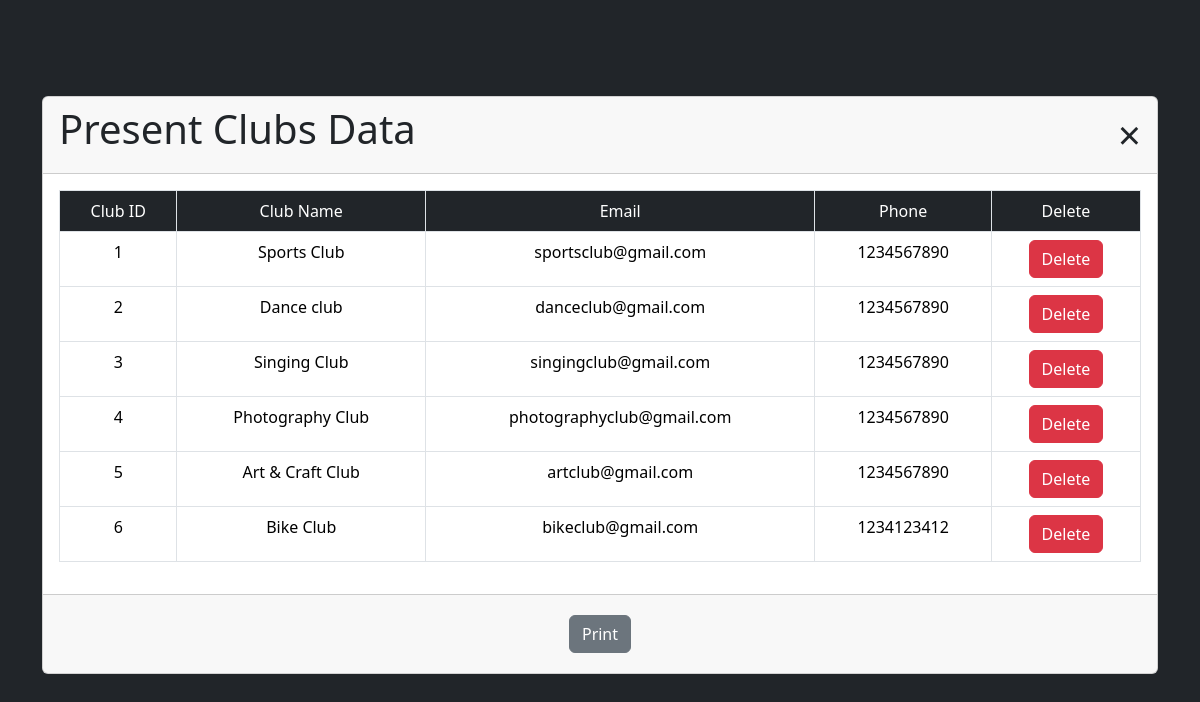
The app's page /viewclub.php (signed in) with its own data.
### tables this page shows
CREATE TABLE `club` (
  `club_id` bigint(20) NOT NULL,
  `user_name` varchar(50) NOT NULL,
  `name` varchar(50) NOT NULL,
  `email` varchar(50) NOT NULL,
  `phone` bigint(20) NOT NULL
);

### viewclub.php (the view, shortened to what this page needs)
<?php
require_once('connection.php');
$query = "SELECT * FROM club";
$res = mysqli_query($con, $query);
?>
<!DOCTYPE html>
<html lang="en">
<head>
    <link href="https://cdn.jsdelivr.net/npm/bootstrap@5.3.2/dist/css/bootstrap.min.css" rel="stylesheet"
>
    <link rel="stylesheet" href="https://cdnjs.cloudflare.com/ajax/libs/font-awesome/6.0.0-beta3/css/all.min.css"
 />
    <link rel="stylesheet" href="https://cdnjs.cloudflare.com/ajax/libs/font-awesome/6.2.0/css/all.min.css"
 />
</head>
<body class="bg-dark">
    <div class="container">
        <div class="row mt-5">
            <div class="column">
                <div class="card mt-5">
                    <div class="card-header">
                        <h2 class="display-6">Present Clubs Data</h2>
                        <span id="closeModal">&times;</span>
                    </div>
                    <div class="card-body">
                        <div class="table-responsive">
                            <table class="table table-bordered text-center">
                                <tr>
                                    <td class="bg-dark text-white"> Club ID </td>
                                    <td class="bg-dark text-white"> Club Name </td>
                                    <td class="bg-dark text-white"> Email </td>
                                    <td class="bg-dark text-white"> Phone </td>
                                    <td class="bg-dark text-white"> Delete </td>
                                </tr>
                                <tr>
                                    <?php
                                    while ($row = mysqli_fetch_assoc($res)) {
                                        ?>
                                    <tr>
                                        <td>
                                            <?php echo $row['club_id']; ?>
                                        </td>
                                        <td>
                                            <?php echo $row['name']; ?>
                                        </td>
                                        <td>
                                            <?php echo $row['email']; ?>
                                        </td>
                                        <td>
                                            <?php echo $row['phone']; ?>
                                        </td>
                                        <td>
                                            <form class="del" method="post" action="">
                                                <button type="submit" name="delete" class="btn btn-danger"
                                                    onclick="confirmDelete(<?php echo $row['club_id']; ?>, '<?php echo $row['name']; ?>')">Delete</button>
                                            </form>
                                    </tr>
                                    <?php
                                    }
                                    ?>
                                </tr>
                            </table>
                        </div>
                    </div>
                    <div class="card-footer">
                        <a onclick="printPage()" href="#" class="btn btn-secondary">Print</a>
                    </div>
                </div>
            </div>
        </div>
    </div>
</body>
</html>

### viewclub.php (style rules this page uses)
.card-header { display: flex; justify-content: space-between; }
#closeModal { font-size: 40px; cursor: pointer; transition: 0.5s ease; }
.card-header h2 { text-align: start; }
.card-footer { display: flex; justify-content: center; padding: 20px; }

### records on screen
club: club_id "1", name "Sports Club", email "sportsclub@gmail.com", phone "1234567890"
club: club_id "2", name "Dance club", email "danceclub@gmail.com", phone "1234567890"
club: club_id "3", name "Singing Club", email "singingclub@gmail.com", phone "1234567890"
club: club_id "4", name "Photography Club", email "photographyclub@gmail.com", phone "1234567890"
club: club_id "5", name "Art & Craft Club", email "artclub@gmail.com", phone "1234567890"
club: club_id "6", name "Bike Club", email "bikeclub@gmail.com", phone "1234123412"
